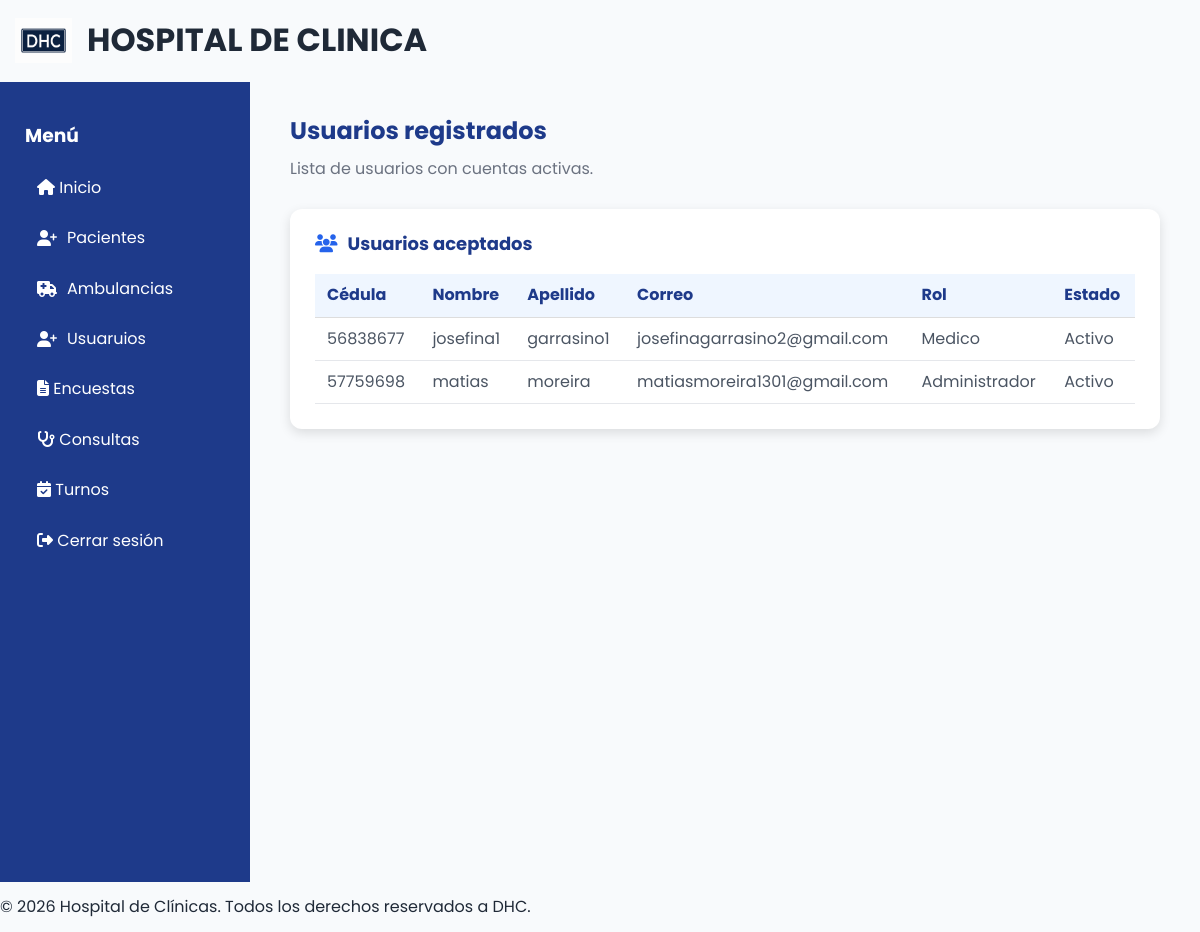
The app's page /php/lista_usuarios.php with its own data.
### tables this page shows
CREATE TABLE `Usuario` (
  `ID_Usuario` int(11) NOT NULL,
  `Cedula` varchar(20) NOT NULL,
  `Contraseña` varchar(255) NOT NULL,
  `Rol` varchar(50) NOT NULL,
  `Estado` varchar(50) NOT NULL
);

CREATE TABLE `Persona` (
  `Cedula` varchar(20) NOT NULL,
  `Nombre` varchar(50) NOT NULL,
  `Apellido` varchar(50) NOT NULL,
  `Fecha_Nacimiento` date DEFAULT NULL,
  `Direccion` varchar(150) DEFAULT NULL,
  `Correo` varchar(100) DEFAULT NULL,
  `Telefono` varchar(20) DEFAULT NULL
);

### php/lista_usuarios.php (the view, shortened to what this page needs)
<?php
require_once 'conexion.php';
$sql = "SELECT Usuario.ID_Usuario,
               Usuario.Cedula,
               Persona.Nombre,
               Persona.Apellido,
               Persona.correo,
               Usuario.Rol,
               Usuario.Estado
        FROM Usuario
        INNER JOIN Persona
        ON Usuario.Cedula = Persona.Cedula
        WHERE Usuario.Estado = 'Activo'";
$resultado = $con->query($sql);
?>
<!DOCTYPE html>
<html lang="es">
<head>
    <link rel="stylesheet"
          href="https://cdnjs.cloudflare.com/ajax/libs/normalize/8.0.1/normalize.min.css">
    <link rel="stylesheet"
          href="https://cdnjs.cloudflare.com/ajax/libs/font-awesome/6.7.2/css/all.min.css">
    <link rel="stylesheet" href="/prueba/css/style.css">
</head>
<body>
<header>
    <div class="encabezado">
         <img src="/prueba/img/LOGO PROYECTO DHC.png"
             alt="Logo"
             class="logo">
        <h1>HOSPITAL DE CLINICA</h1>
    </div>
</header>
<div class="perfil-contenedor">
        <aside class="menu-lateral">
        <h3>Menú</h3>
        <a href="panelprincipal.html">
            <i class="fa-solid fa-house"></i>
            Inicio
        </a>
        <details class="menu-desplegable">
            <summary>
                <i class="fa-solid fa-user-plus"></i>
                Pacientes
            </summary>
        </details>
        <details class="menu-desplegable">
            <summary>
                <i class="fa-solid fa-truck-medical"></i>
                Ambulancias
            </summary>
        </details>
        <details class="menu-desplegable">
            <summary>
                <i class="fa-solid fa-user-plus"></i>
                Usuaruios
            </summary>
        </details>
        <a href="Encuestas.html">
            <i class="fa-solid fa-file-alt"></i>
            Encuestas
        </a>
        <a href="consultas.html">
            <i class="fa-solid fa-stethoscope"></i>
            Consultas
        </a>
        <a href="#">
            <i class="fa-solid fa-calendar-check"></i>
            Turnos
        </a>
        <a href="index.html">
            <i class="fa-solid fa-right-from-bracket"></i>
            Cerrar sesión
        </a>
    </aside>
    <main class="contenido">
        <h2 class="titulo-panel">
            Usuarios registrados
        </h2>
        <p class="subtitulo-panel">
            Lista de usuarios con cuentas activas.
        </p>
        <section class="panel-contenedor">
            <div class="panel-titulo">
                <i class="fa-solid fa-users"></i>
                <h2>Usuarios aceptados</h2>
            </div>
            <div class="tabla-scroll">
                <table class="tabla-panel">
                    <thead>
                        <tr>
                            <th>Cédula</th>
                            <th>Nombre</th>
                            <th>Apellido</th>
                            <th>Correo</th>
                            <th>Rol</th>
                            <th>Estado</th>
                        </tr>
                    </thead>
                    <tbody>
                    <?php
                    if ($resultado->num_rows > 0) {
                        while ($usuario = $resultado->fetch_assoc()) {
                    ?>
                        <tr>
                            <td>
                                <?php echo $usuario["Cedula"]; ?>
                            </td>
                            <td>
                                <?php echo $usuario["Nombre"]; ?>
                            </td>
                            <td>
                                <?php echo $usuario["Apellido"]; ?>
                            </td>
                            <td>
                                <?php echo $usuario["correo"]; ?>
                            </td>
                            <td>
                                <?php echo $usuario["Rol"]; ?>
                            </td>
                            <td>
                                <?php echo $usuario["Estado"]; ?>
                            </td>
                        </tr>
                    <?php
                        }
                    }
                    ?>
                    </tbody>
                </table>
            </div>
        </section>
    </main>
</div>
<footer>
    <p>
        &copy; 2026 Hospital de Clínicas.
        Todos los derechos reservados a DHC.
    </p>
</footer>
</body>
</html>

### css/style.css (style rules this page uses)
:root { --azul-principal: #2563EB; --azul-oscuro: #1E3A8A; --gris-claro: #F8FAFC; --gris: #E5E7EB; --texto: #1F2937; --blanco: #FFFFFF; }
* { box-sizing: border-box; }
.encabezado { display:flex; align-items:center; gap:15px; padding:1px 15px; }
body { margin: 0; font-family: "Poppins", sans-serif; background: var(--gris-claro); color: var(--texto); }
.logo { width:57px; height:45px; }
details { margin-bottom:15px; border:1px solid #ccc; border-radius:8px; padding:10px; }
.titulo-panel { color: var(--azul-oscuro); margin-bottom: 10px; }
.subtitulo-panel { color: #6B7280; margin-bottom: 30px; }
.perfil-contenedor { display:flex; min-height:100vh; }
.menu-lateral { width:250px; background:#1E3A8A; padding:25px; display:flex; flex-direction:column; }
.menu-lateral h3 { color:white; margin-bottom:20px; }
.menu-lateral > a { color: white; text-decoration: none; padding: 12px; border-radius: 8px; margin-bottom: 8px; transition: .3s; }
.contenido { flex:1; padding:15px 40px; }
.panel-contenedor { background: var(--blanco); border-radius: 12px; padding: 25px; box-shadow: 0 4px 12px rgba(0,0,0,.12); }
.panel-titulo { display: flex; align-items: center; gap: 10px; margin-bottom: 20px; }
.panel-titulo i { color: var(--azul-principal); font-size: 18px; }
.panel-titulo h2 { margin: 0; color: var(--azul-oscuro); font-size: 18px; }
.tabla-scroll { width: 100%; overflow-x: auto; }
.tabla-panel { width: 100%; margin-top: 0; border-collapse: collapse; }
.tabla-panel th, .tabla-panel td { padding: 12px; text-align: left; }
.tabla-panel th { background: #EFF6FF; color: var(--azul-oscuro); }
.tabla-panel td { border-bottom: 1px solid var(--gris); color: #4B5563; }
table { width:100%; border-collapse:collapse; margin-top:30px; }
th, td { padding:12px; border-bottom:1px solid #ddd; text-align:left; }
th { background:#EFF6FF; color:var(--azul-oscuro); }
.menu-desplegable { margin-bottom: 8px; }
.menu-desplegable summary { color: white; padding: 12px; border-radius: 8px; cursor: pointer; display: flex; align-items: center; gap: 10px; list-style: none; }
.menu-desplegable { border: none; }
.menu-desplegable { margin: 0 0 8px 0; padding: 0; border: none; }
.menu-desplegable summary { margin: 0; padding: 12px; }

### records on screen
usuario: Cedula "56838677", Cedula.Nombre "josefina1", Cedula.Apellido "garrasino1", Cedula.Correo "josefinagarrasino2@gmail.com", Rol "Medico", Estado "Activo"
usuario: Cedula "57759698", Cedula.Nombre "matias", Cedula.Apellido "moreira", Cedula.Correo "matiasmoreira1301@gmail.com", Rol "Administrador", Estado "Activo"
